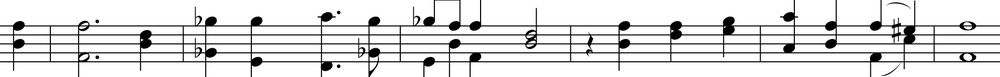
#> input picture Music Recognition/test_line2.jpg, 1000 x 77 px, shrunk from 1906 x 147 before the run
$ python lineout_signatures.py
#> lines starting #> are read from the running program, lines starting #| are printed output that depends on the picture; after the words box and inside, x2 and y2 are one past the last pixel; in counts of white or black regions, pixels touching at a corner belong together
# %%
from PIL import Image
import numpy as np
import pandas as pd
import matplotlib.pyplot as plt
import cv2 as cv

# Ideas
# Scan +/- 1 staff line diameter about line. Look at patterns of
# "on"/"off" for lineouts

class MUSIC():
    def __init__(self, file):
#> called with file = 'test_line2.jpg'
        self.RGB = np.array(Image.open(file))
#> self.RGB is the input picture: shape (77, 1000, 3); min 0, max 255, mean 221.9
        self.GRAY = self.RGB.mean(axis=2)<220
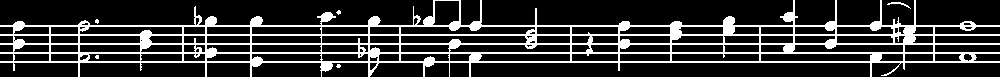
#> self.GRAY: shape (77, 1000) bool; 19.5% white; 6 white regions (4 under 20 px), largest, box (x1, y1, x2, y2) and area: (0, 0, 1000, 77) 14903, (887, 2, 911, 9) 44
        self.characterize_staff()
#> in characterize_staff, `horz_sum = self.GRAY.sum(axis=1)/self.GRAY.shape[1]`: horz_sum = 77 values, max 1 at index 25, min 0.014 at index 1, mean 0.195
#> in parse_signal, `starts = self.get_false_to_true(cond)`: starts = [24, 33, 42, 51, 60]
#> in parse_signal, `ends = self.get_true_to_false(cond)`: ends = [27, 36, 45, 54, 63]
#> in parse_signal, `centers = np.ceil(starts/2 + ends/2).astype('int')`: centers = [26, 35, 44, 53, 62]
#> in parse_signal, `widths = (ends - starts).astype('int')`: widths = [3, 3, 3, 3, 3]
#> in characterize_staff, `centers, widths = self.parse_signal(horz_sum>0.9)`: centers = [26, 35, 44, 53, 62]; widths = [3, 3, 3, 3, 3]
#> in characterize_staff, `line_fit = np.polyfit(np.arange(10,1,-2), centers, 1)`: line_fit = [-4.5, 71]
#> in characterize_staff, `self.STAFF_LINES = np.ceil(np.polyval(line_fit, np.arange(0, 14))).ast..`: self.STAFF_LINES = [72, 67, 62, 58, 53, 49, 44, 40, 35, 31, 26, 22, 17, 13]
#> in characterize_staff, `self.STAFF_WIDTH = widths.max()`: self.STAFF_WIDTH = 3
#> in characterize_staff, `self.STAFF_LINE_SEP = np.diff(centers).mean().astype('int')`: self.STAFF_LINE_SEP = 9
        self.QTR_LENGTH = 1.20*self.STAFF_LINE_SEP
#> self.QTR_LENGTH = 10.8

        horz_sum = self.GRAY.sum(axis=1)/self.GRAY.shape[1]
        cond = horz_sum>0.9
        starts = self.get_false_to_true(cond)
#> starts = [24, 33, 42, 51, 60]
        ends = self.get_true_to_false(cond)
#> ends = [27, 36, 45, 54, 63]
        for start, end in zip(starts, ends):
            print(start)
            print(end)
            for col in range(self.GRAY.shape[1]):
                # print(self.GRAY[start,col] and self.GRAY[end,col])
                if ~self.GRAY[start,col] and ~self.GRAY[end,col]:
                    self.GRAY[start+1:end, col] = False
#> this loop made 5 passes
#> (start, end) on passes 1 to 5: (24, 27), (33, 36), (42, 45), (51, 54), (60, 63)
#| 24
#| 27
#| 33
#| 36
#| 42
#| 45
#| 51
#| 54
#| 60
#| 63
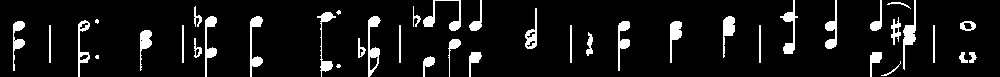
#> self.GRAY: shape (77, 1000) bool; 8.2% white; 42 white regions (4 under 20 px), largest, box (x1, y1, x2, y2) and area: (368, 16, 381, 77) 346, (903, 0, 916, 70) 325, (250, 16, 263, 77) 309


        Image.fromarray(self.GRAY).show()

        # self.inspect_music_element(self.STAFF_LINES[3], (100,250))

        # # # Annotate notes
        # [self.annotate(line) for line in self.STAFF_LINES]
        # Image.fromarray(self.RGB).show()

    def annotate(self, line):
        mkr = 3 #marker size
        low, mlow, mhigh, high = self.get_signals_for_line(line)

        centers, widths = self.parse_signal(mlow&mhigh)
        for j, (center, width) in enumerate(zip(centers, widths)):
            # Hardcoded assignment
            # Check if quarter note
            if (width>=0.9*self.QTR_LENGTH) and (width<=1.1*self.QTR_LENGTH):
                self.RGB[line-mkr:line+mkr, center-mkr:center+mkr, 1] = 255

    def inspect_music_element(self, line, xlim):
        low, mlow, mhigh, high = self.get_signals_for_line(line)

        fig, ax = plt.subplots()
        ax.plot(low-1.1)
        ax.plot(mlow)
        ax.plot(mhigh+1.1)
        ax.plot(high+2.2)
        ax.set_xlim(xlim)

        dy = self.STAFF_LINE_SEP
        sub_RGB = self.RGB[line-dy:line+dy,xlim[0]:xlim[1]]
        Image.fromarray(sub_RGB).show()

    def parse_signal(self, cond):
        starts = self.get_false_to_true(cond)
        ends = self.get_true_to_false(cond)

        # Compute centers with ceil as starts/ends used left index
        centers = np.ceil(starts/2 + ends/2).astype('int')
        widths = (ends - starts).astype('int')
        return centers, widths

    def characterize_staff(self):
        horz_sum = self.GRAY.sum(axis=1)/self.GRAY.shape[1]
        centers, widths = self.parse_signal(horz_sum>0.9)
        line_fit = np.polyfit(np.arange(10,1,-2), centers, 1)
        self.STAFF_LINES = np.ceil(np.polyval(line_fit, np.arange(0, 14))).astype('int')
        self.STAFF_WIDTH = widths.max()
        self.STAFF_LINE_SEP = np.diff(centers).mean().astype('int')


    def get_false_to_true(self, cond):
        is_false_to_true = (~cond[:-1])&cond[1:]
        return is_false_to_true.nonzero()[0]

    def get_true_to_false(self, cond):
        is_true_to_false = cond[:-1]&(~cond[1:])
        return is_true_to_false.nonzero()[0]+1

    def get_lineout(self, line):
        try:
            signal = self.GRAY[line, :]
        except:
            signal = np.full((self.GRAY.shape[1],), False)
        return signal

    def get_signals_for_line(self, line):
        low = self.get_lineout(line+self.STAFF_WIDTH+self.STAFF_LINE_SEP)
        mlow = self.get_lineout(line+self.STAFF_WIDTH)
        mhigh = self.get_lineout(line-self.STAFF_WIDTH)
        high = self.get_lineout(line-self.STAFF_WIDTH-self.STAFF_LINE_SEP)
        return low, mlow, mhigh, high


# Read image
file = 'test_line2.jpg'
test = MUSIC(file)


# %%

$ run again, with Music Recognition/test_line3.jpg copied over Music Recognition/test_line2.jpg
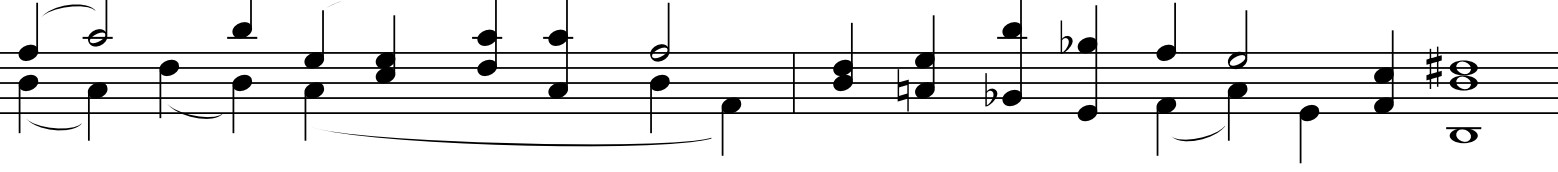
#> input picture Music Recognition/test_line3.jpg, 1558 x 172 px
#> in __init__, self.RGB is the input picture: shape (172, 1558, 3); min 0, max 255, mean 230.9
#> in __init__, `self.GRAY = self.RGB.mean(axis=2)<220`:
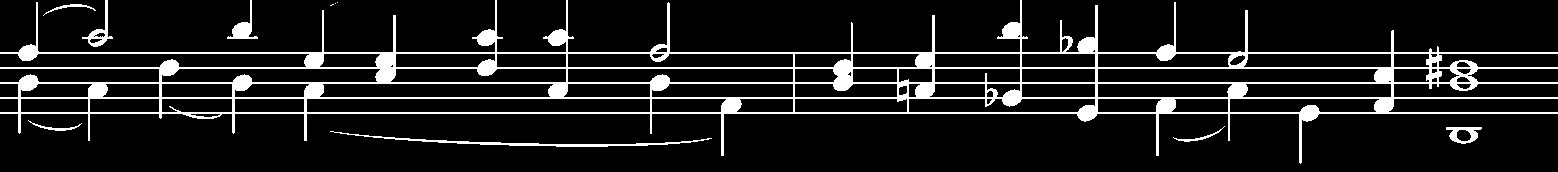
#> self.GRAY: shape (172, 1558) bool; 10.9% white; 11 white regions (3 under 20 px), largest, box (x1, y1, x2, y2) and area: (0, 0, 1558, 164) 26919, (330, 131, 712, 147) 865, (227, 0, 258, 39) 368
#> in characterize_staff, `horz_sum = self.GRAY.sum(axis=1)/self.GRAY.shape[1]`: horz_sum = 172 values, max 1 at index 52, min 0 at index 164, mean 0.109
#> in parse_signal, `starts = self.get_false_to_true(cond)`: starts = [51, 66, 81, 96, 111]
#> in parse_signal, `ends = self.get_true_to_false(cond)`: ends = [54, 69, 84, 99, 114]
#> in parse_signal, `centers = np.ceil(starts/2 + ends/2).astype('int')`: centers = [53, 68, 83, 98, 113]
#> in parse_signal, `widths = (ends - starts).astype('int')`: widths = [3, 3, 3, 3, 3]
#> in characterize_staff, `centers, widths = self.parse_signal(horz_sum>0.9)`: centers = [53, 68, 83, 98, 113]; widths = [3, 3, 3, 3, 3]
#> line_fit = [-7.5, 128]
#> self.STAFF_LINES = [129, 121, 114, 106, 99, 91, 83, 76, 68, 61, 53, 46, 38, 31]
#> self.STAFF_WIDTH = 3
#> self.STAFF_LINE_SEP = 15
#> self.QTR_LENGTH = 18
#> in __init__, `starts = self.get_false_to_true(cond)`: starts = [51, 66, 81, 96, 111]
#> in __init__, `ends = self.get_true_to_false(cond)`: ends = [54, 69, 84, 99, 114]
#> the loop in __init__, `for start, end in zip(starts, ends):` made 5 passes
#> (start, end) on passes 1 to 5: (51, 54), (66, 69), (81, 84), (96, 99), (111, 114)
#> (printed output is left out)
#> after the loop in __init__, `for start, end in zip(starts, ends):`:
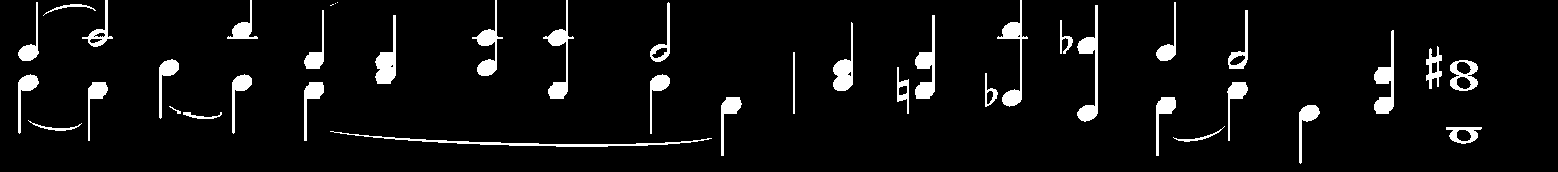
#> self.GRAY: shape (172, 1558) bool; 5.7% white; 41 white regions (3 under 20 px), largest, box (x1, y1, x2, y2) and area: (330, 131, 712, 147) 865, (1077, 5, 1098, 122) 831, (915, 15, 935, 99) 748
